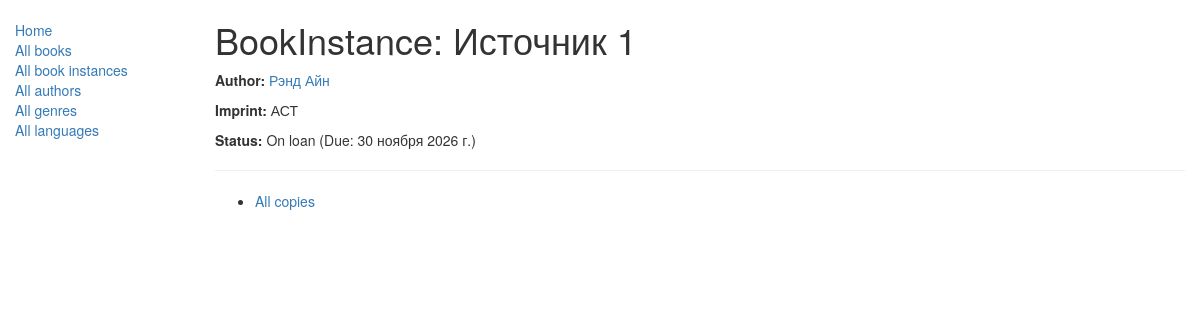
Page /catalog/bookinstance/ec4b87b1-f8a8-4260-b667-6806face69d2 on the earlier database version.
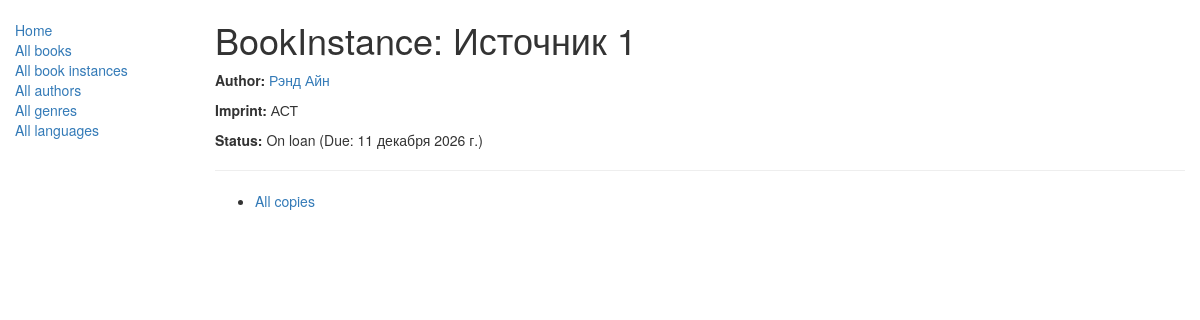
Same page on the later database version.
### catalog/models.py (models this page shows, shortened)
class BookInstance(models.Model):
    id = models.UUIDField(primary_key=True, default=uuid.uuid4, help_text="Уникальный идентификатор для конкретной книги.")
    book = models.ForeignKey('Book', on_delete=models.SET_NULL, null=True)
    imprint = models.CharField(max_length=200)
    due_back = models.DateField(null=True, blank=True)
    borrower = models.ForeignKey(settings.AUTH_USER_MODEL, on_delete=models.SET_NULL, null=True, blank=True)
    LOAN_STATUS = (
        ('m', 'Maintenance'),
        ('o', 'On loan'),
        ('a', 'Available'),
        ('r', 'Reserved'),
    )
    status = models.CharField(max_length=1, choices=LOAN_STATUS, blank=True, default='m', help_text="Наличие книги.")
    class Meta:
        ordering = ('due_back',)
        permissions = (("can_mark_returned", "Set book as returned"),)

class Book(models.Model):
    title = models.CharField(max_length=200)
    author = models.ForeignKey('Author', on_delete=models.SET_NULL, null=True)
    summary = models.TextField(max_length=1000, help_text='Добавьте описание для книги.')
    isbn = models.CharField('ISBN', max_length=13, help_text="13 Персонажей <a href='https://www.isbn-international.org/content/what-isbn'>ISBN</a>")
    genre = models.ManyToManyField('Genre', help_text="Выберите жанр для книги.")
    language = models.ForeignKey('Language', on_delete=models.SET_NULL, null=True)
    class Meta:
        ordering = ['title','author']
    def get_absolute_url(self):
        return reverse("book-detail", args=[str(self.id)])
    def display_genre(self):
        return ", ".join([genre.name for genre in self.genre.all()[:3] ])
    display_genre.short_description = 'Genre'

class Author(models.Model):
    first_name = models.CharField(max_length=100)
    last_name = models.CharField(max_length=100)
    date_of_birth = models.DateField(null=True, blank=True)
    date_of_death = models.DateField('Died', null=True, blank=True)
    def get_absolute_url(self):
        return reverse('author-detail', args=[str(self.id)])
    def __str__(self):
        return '%s %s' % (self.last_name, self.first_name)
    class Meta:
        ordering = ['last_name',]

### catalog/views.py (the view)
# urls.py: path('bookinstance/<uuid:pk>', views.BookInstanceDetailView.as_view(),
class BookInstanceDetailView(generic.DetailView):
    model = BookInstance

### catalog/templates/catalog/bookinstance_detail.html (shortened to what this page needs)
{% extends "base_generic.html" %}
{% block content %}
<h1>BookInstance: {{ bookinstance.book.title }}</h1>
<p><strong>Author:</strong> <a href="{{ bookinstance.book.author.get_absolute_url }}">{{ bookinstance.book.author }}</a></p>
<p><strong>Imprint:</strong> {{ bookinstance.imprint }}</p>
<p><strong>Status:</strong> {{ bookinstance.get_status_display }} {% if bookinstance.status != bookinstance.LoanStatus.AVAILABLE %} (Due: {{bookinstance.due_back}}){% endif %}</p>
<hr>
<ul>
  <li>
    <a href="{{ bookinstance.book.get_absolute_url }}">All copies</a>
  </li>
</ul>
{% endblock %}
{% block sidebar %}
  {{ block.super }}
{% endblock %}

Differences in the rows shown:
changed BookInstance "АСТ": due_back "30 ноября 2026 г." → "11 декабря 2026 г."
